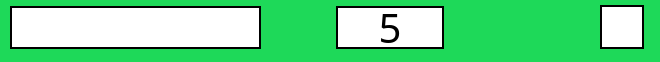
       <widget class="QWidget" name="key22" native="true">
        <property name="sizePolicy">
         <sizepolicy hsizetype="Preferred" vsizetype="Fixed">
          <horstretch>0</horstretch>
          <verstretch>0</verstretch>
         </sizepolicy>
        </property>
        <property name="minimumSize">
         <size>
          <width>0</width>
          <height>55</height>
         </size>
        </property>
        <property name="maximumSize">
         <size>
          <width>16777215</width>
          <height>90</height>
         </size>
        </property>
        <property name="cursor">
         <cursorShape>PointingHandCursor</cursorShape>
        </property>
        <property name="styleSheet">
         <string notr="true">background-color: rgb(30, 217, 89);
</string>
        </property>
        <widget class="QLineEdit" name="game_command22">
         <property name="geometry">
          <rect>
           <x>10</x>
           <y>6</y>
           <width>251</width>
           <height>43</height>
          </rect>
         </property>
         <property name="sizePolicy">
          <sizepolicy hsizetype="Expanding" vsizetype="Preferred">
           <horstretch>0</horstretch>
           <verstretch>0</verstretch>
          </sizepolicy>
         </property>
         <property name="minimumSize">
          <size>
           <width>0</width>
           <height>43</height>
          </size>
         </property>
         <property name="maximumSize">
          <size>
           <width>16777215</width>
           <height>16777215</height>
          </size>
         </property>
         <property name="font">
          <font>
           <family>Berlin Sans FB</family>
           <pointsize>20</pointsize>
          </font>
         </property>
         <property name="styleSheet">
          <string notr="true">background-color: rgb(255, 255, 255);
color: rgb(0, 0, 0);
border-style: solid;
border-width: 2px;
border-color: black;</string>
         </property>
         <property name="inputMask">
          <string notr="true"/>
         </property>
         <property name="maxLength">
          <number>16</number>
         </property>
        </widget>
        <widget class="QLabel" name="key_22_name">
         <property name="geometry">
          <rect>
           <x>336</x>
           <y>6</y>
           <width>108</width>
           <height>43</height>
          </rect>
         </property>
         <property name="font">
          <font>
           <family>Berlin Sans FB</family>
           <pointsize>30</pointsize>
          </font>
         </property>
         <property name="styleSheet">
          <string notr="true">background-color: rgb(255, 255, 255);
border-style: solid;
border-width: 2px;
border-color: black;</string>
         </property>
         <property name="text">
          <string>5</string>
         </property>
         <property name="alignment">
          <set>Qt::AlignCenter</set>
         </property>
        </widget>
        <widget class="QCheckBox" name="checkBox5">
         <property name="geometry">
          <rect>
           <x>600</x>
           <y>2</y>
           <width>51</width>
           <height>51</height>
          </rect>
         </property>
         <property name="styleSheet">
          <string notr="true">QCheckBox::indicator {
     width: 40px;
     height: 40px;
	border-style: solid;
    border-width: 2px;
    border-color: black;
}

QCheckBox::indicator:checked {
  background-color: rgb(7, 113, 240);
}
QCheckBox::indicator:unchecked {
    background-color: rgb(255, 255, 255);
}
</string>
         </property>
         <property name="text">
          <string/>
         </property>
         <property name="iconSize">
          <size>
           <width>23</width>
           <height>28</height>
          </size>
         </property>
         <property name="checkable">
          <bool>true</bool>
         </property>
        </widget>
       </widget>
